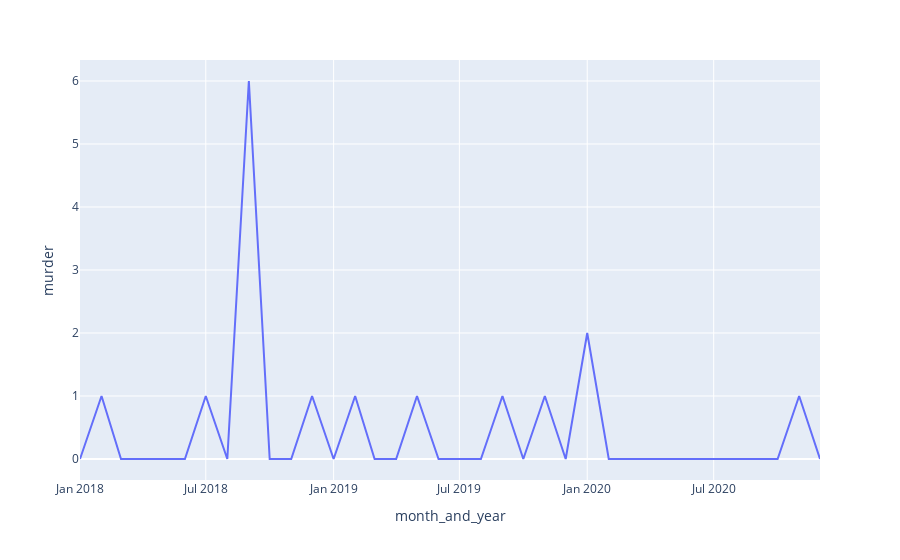

Source (notebook cell):
### Markdown cell above
### Murder in Mirabooka from Jan 2018 - Dec 2020 (3 years)

### Code cell
df_murder_mirrabooka_small = df.loc[df.area=="Mirrabooka District", ["month_and_year", "murder"]].reset_index(drop=True)
df_murder_mirra =  df_murder_mirrabooka_small.tail(36)
px.line(df_murder_mirra, x='month_and_year', y ='murder')

### Figure 1 — Plotly figure (JSON) as saved in the notebook; plotly's stock layout.template omitted (floating-point values rounded to 4 significant figures)
{"data": [{"hovertemplate": "month_and_year=%{x}<br>murder=%{y}<extra></extra>", "legendgroup": "", "line": {"color": "#636efa", "dash": "solid"}, "mode": "lines", "name": "", "orientation": "v", "showlegend": false, "type": "scatter", "x": ["2018-01-01T00:00:00", "2018-02-01T00:00:00", "2018-03-01T00:00:00", "2018-04-01T00:00:00", "2018-05-01T00:00:00", "2018-06-01T00:00:00", "2018-07-01T00:00:00", "2018-08-01T00:00:00", "2018-09-01T00:00:00", "2018-10-01T00:00:00", "2018-11-01T00:00:00", "2018-12-01T00:00:00", "2019-01-01T00:00:00", "2019-02-01T00:00:00", "2019-03-01T00:00:00", "2019-04-01T00:00:00", "2019-05-01T00:00:00", "2019-06-01T00:00:00", "2019-07-01T00:00:00", "2019-08-01T00:00:00", "2019-09-01T00:00:00", "2019-10-01T00:00:00", "2019-11-01T00:00:00", "2019-12-01T00:00:00", "2020-01-01T00:00:00", "2020-02-01T00:00:00", "2020-03-01T00:00:00", "2020-04-01T00:00:00", "2020-05-01T00:00:00", "2020-06-01T00:00:00", "2020-07-01T00:00:00", "2020-08-01T00:00:00", "2020-09-01T00:00:00", "2020-10-01T00:00:00", "2020-11-01T00:00:00", "2020-12-01T00:00:00"], "xaxis": "x", "y": [0, 1, 0, 0, 0, 0, 1, 0, 6, 0, 0, 1, 0, 1, 0, 0, 1, 0, 0, 0, 1, 0, 1, 0, 2, 0, 0, 0, 0, 0, 0, 0, 0, 0, 1, 0], "yaxis": "y"}], "layout": {"legend": {"tracegroupgap": 0}, "margin": {"t": 60}, "xaxis": {"anchor": "y", "domain": [0, 1], "title": {"text": "month_and_year"}}, "yaxis": {"anchor": "x", "domain": [0, 1], "title": {"text": "murder"}}}}
